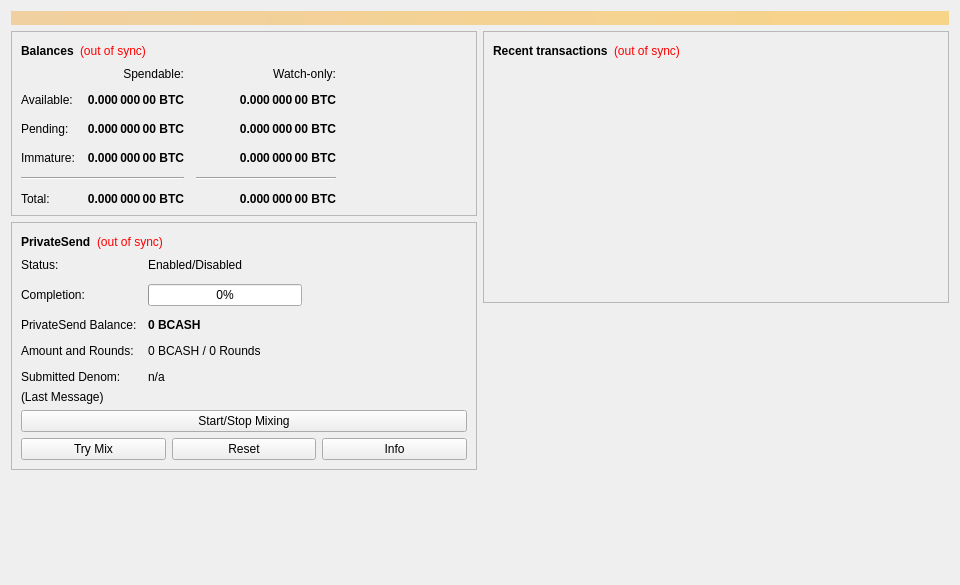
<?xml version="1.0" encoding="UTF-8"?>
<ui version="4.0">
 <class>OverviewPage</class>
 <widget class="QWidget" name="OverviewPage">
  <property name="geometry">
   <rect>
    <x>0</x>
    <y>0</y>
    <width>960</width>
    <height>585</height>
   </rect>
  </property>
  <property name="minimumSize">
   <size>
    <width>960</width>
    <height>0</height>
   </size>
  </property>
  <property name="windowTitle">
   <string>Form</string>
  </property>
  <layout class="QVBoxLayout" name="topLayout">
   <item>
    <widget class="QLabel" name="labelAlerts">
     <property name="visible">
      <bool>false</bool>
     </property>
     <property name="styleSheet">
      <string notr="true">QLabel { background-color: qlineargradient(x1: 0, y1: 0, x2: 1, y2: 0, stop:0 #F0D0A0, stop:1 #F8D488); color:#000000; }</string>
     </property>
     <property name="wordWrap">
      <bool>true</bool>
     </property>
     <property name="margin">
      <number>3</number>
     </property>
     <property name="textInteractionFlags">
      <set>Qt::TextSelectableByMouse</set>
     </property>
    </widget>
   </item>
   <item>
    <layout class="QHBoxLayout" name="horizontalLayout" stretch="1,1">
     <item>
      <layout class="QVBoxLayout" name="verticalLayout_2">
       <item>
        <widget class="QFrame" name="frame">
         <property name="frameShape">
          <enum>QFrame::StyledPanel</enum>
         </property>
         <property name="frameShadow">
          <enum>QFrame::Raised</enum>
         </property>
         <layout class="QVBoxLayout" name="verticalLayout_4">
          <item>
           <layout class="QHBoxLayout" name="horizontalLayout_4">
            <item>
             <widget class="QLabel" name="label_5">
              <property name="font">
               <font>
                <weight>75</weight>
                <bold>true</bold>
               </font>
              </property>
              <property name="text">
               <string>Balances</string>
              </property>
             </widget>
            </item>
            <item>
             <widget class="QLabel" name="labelWalletStatus">
              <property name="toolTip">
               <string>The displayed information may be out of date. Your wallet automatically synchronizes with the BCash network after a connection is established, but this process has not completed yet.</string>
              </property>
              <property name="styleSheet">
               <string notr="true">QLabel { color: red; }</string>
              </property>
              <property name="text">
               <string notr="true">(out of sync)</string>
              </property>
              <property name="alignment">
               <set>Qt::AlignLeading|Qt::AlignLeft|Qt::AlignVCenter</set>
              </property>
             </widget>
            </item>
            <item>
             <spacer name="horizontalSpacer_3">
              <property name="orientation">
               <enum>Qt::Horizontal</enum>
              </property>
              <property name="sizeHint" stdset="0">
               <size>
                <width>40</width>
                <height>20</height>
               </size>
              </property>
             </spacer>
            </item>
           </layout>
          </item>
          <item>
           <layout class="QGridLayout" name="gridLayout">
            <property name="spacing">
             <number>12</number>
            </property>
            <item row="2" column="2">
             <widget class="QLabel" name="labelWatchPending">
              <property name="font">
               <font>
                <weight>75</weight>
                <bold>true</bold>
               </font>
              </property>
              <property name="cursor">
               <cursorShape>IBeamCursor</cursorShape>
              </property>
              <property name="toolTip">
               <string>Unconfirmed transactions to watch-only addresses</string>
              </property>
              <property name="text">
               <string notr="true">0.000 000 00 BTC</string>
              </property>
              <property name="alignment">
               <set>Qt::AlignRight|Qt::AlignTrailing|Qt::AlignVCenter</set>
              </property>
              <property name="textInteractionFlags">
               <set>Qt::LinksAccessibleByMouse|Qt::TextSelectableByKeyboard|Qt::TextSelectableByMouse</set>
              </property>
             </widget>
            </item>
            <item row="2" column="1">
             <widget class="QLabel" name="labelUnconfirmed">
              <property name="font">
               <font>
                <weight>75</weight>
                <bold>true</bold>
               </font>
              </property>
              <property name="cursor">
               <cursorShape>IBeamCursor</cursorShape>
              </property>
              <property name="toolTip">
               <string>Total of transactions that have yet to be confirmed, and do not yet count toward the spendable balance</string>
              </property>
              <property name="text">
               <string notr="true">0.000 000 00 BTC</string>
              </property>
              <property name="alignment">
               <set>Qt::AlignRight|Qt::AlignTrailing|Qt::AlignVCenter</set>
              </property>
              <property name="textInteractionFlags">
               <set>Qt::LinksAccessibleByMouse|Qt::TextSelectableByKeyboard|Qt::TextSelectableByMouse</set>
              </property>
             </widget>
            </item>
            <item row="3" column="2">
             <widget class="QLabel" name="labelWatchImmature">
              <property name="font">
               <font>
                <weight>75</weight>
                <bold>true</bold>
               </font>
              </property>
              <property name="cursor">
               <cursorShape>IBeamCursor</cursorShape>
              </property>
              <property name="toolTip">
               <string>Mined balance in watch-only addresses that has not yet matured</string>
              </property>
              <property name="text">
               <string notr="true">0.000 000 00 BTC</string>
              </property>
              <property name="alignment">
               <set>Qt::AlignRight|Qt::AlignTrailing|Qt::AlignVCenter</set>
              </property>
              <property name="textInteractionFlags">
               <set>Qt::LinksAccessibleByMouse|Qt::TextSelectableByKeyboard|Qt::TextSelectableByMouse</set>
              </property>
             </widget>
            </item>
            <item row="4" column="0" colspan="2">
             <widget class="Line" name="lineSpendableBalance">
              <property name="orientation">
               <enum>Qt::Horizontal</enum>
              </property>
             </widget>
            </item>
            <item row="4" column="2">
             <widget class="Line" name="lineWatchBalance">
              <property name="sizePolicy">
               <sizepolicy hsizetype="Preferred" vsizetype="Fixed">
                <horstretch>0</horstretch>
                <verstretch>0</verstretch>
               </sizepolicy>
              </property>
              <property name="minimumSize">
               <size>
                <width>140</width>
                <height>0</height>
               </size>
              </property>
              <property name="orientation">
               <enum>Qt::Horizontal</enum>
              </property>
             </widget>
            </item>
            <item row="5" column="0">
             <widget class="QLabel" name="labelTotalText">
              <property name="text">
               <string>Total:</string>
              </property>
             </widget>
            </item>
            <item row="3" column="1">
             <widget class="QLabel" name="labelImmature">
              <property name="font">
               <font>
                <weight>75</weight>
                <bold>true</bold>
               </font>
              </property>
              <property name="cursor">
               <cursorShape>IBeamCursor</cursorShape>
              </property>
              <property name="toolTip">
               <string>Mined balance that has not yet matured</string>
              </property>
              <property name="text">
               <string notr="true">0.000 000 00 BTC</string>
              </property>
              <property name="alignment">
               <set>Qt::AlignRight|Qt::AlignTrailing|Qt::AlignVCenter</set>
              </property>
              <property name="textInteractionFlags">
               <set>Qt::LinksAccessibleByMouse|Qt::TextSelectableByKeyboard|Qt::TextSelectableByMouse</set>
              </property>
             </widget>
            </item>
            <item row="2" column="3">
             <spacer name="horizontalSpacer_2">
              <property name="orientation">
               <enum>Qt::Horizontal</enum>
              </property>
              <property name="sizeHint" stdset="0">
               <size>
                <width>40</width>
                <height>20</height>
               </size>
              </property>
             </spacer>
            </item>
            <item row="3" column="0">
             <widget class="QLabel" name="labelImmatureText">
              <property name="text">
               <string>Immature:</string>
              </property>
             </widget>
            </item>
            <item row="5" column="1">
             <widget class="QLabel" name="labelTotal">
              <property name="font">
               <font>
                <weight>75</weight>
                <bold>true</bold>
               </font>
              </property>
              <property name="cursor">
               <cursorShape>IBeamCursor</cursorShape>
              </property>
              <property name="toolTip">
               <string>Your current total balance</string>
              </property>
              <property name="text">
               <string notr="true">0.000 000 00 BTC</string>
              </property>
              <property name="alignment">
               <set>Qt::AlignRight|Qt::AlignTrailing|Qt::AlignVCenter</set>
              </property>
              <property name="textInteractionFlags">
               <set>Qt::LinksAccessibleByMouse|Qt::TextSelectableByKeyboard|Qt::TextSelectableByMouse</set>
              </property>
             </widget>
            </item>
            <item row="5" column="2">
             <widget class="QLabel" name="labelWatchTotal">
              <property name="font">
               <font>
                <weight>75</weight>
                <bold>true</bold>
               </font>
              </property>
              <property name="cursor">
               <cursorShape>IBeamCursor</cursorShape>
              </property>
              <property name="toolTip">
               <string>Current total balance in watch-only addresses</string>
              </property>
              <property name="text">
               <string notr="true">0.000 000 00 BTC</string>
              </property>
              <property name="alignment">
               <set>Qt::AlignRight|Qt::AlignTrailing|Qt::AlignVCenter</set>
              </property>
              <property name="textInteractionFlags">
               <set>Qt::LinksAccessibleByMouse|Qt::TextSelectableByKeyboard|Qt::TextSelectableByMouse</set>
              </property>
             </widget>
            </item>
            <item row="0" column="2">
             <widget class="QLabel" name="labelWatchonly">
              <property name="text">
               <string>Watch-only:</string>
              </property>
              <property name="alignment">
               <set>Qt::AlignRight|Qt::AlignTrailing|Qt::AlignVCenter</set>
              </property>
             </widget>
            </item>
            <item row="1" column="0">
             <widget class="QLabel" name="labelBalanceText">
              <property name="text">
               <string>Available:</string>
              </property>
             </widget>
            </item>
            <item row="1" column="1">
             <widget class="QLabel" name="labelBalance">
              <property name="font">
               <font>
                <weight>75</weight>
                <bold>true</bold>
               </font>
              </property>
              <property name="cursor">
               <cursorShape>IBeamCursor</cursorShape>
              </property>
              <property name="toolTip">
               <string>Your current spendable balance</string>
              </property>
              <property name="text">
               <string notr="true">0.000 000 00 BTC</string>
              </property>
              <property name="alignment">
               <set>Qt::AlignRight|Qt::AlignTrailing|Qt::AlignVCenter</set>
              </property>
              <property name="textInteractionFlags">
               <set>Qt::LinksAccessibleByMouse|Qt::TextSelectableByKeyboard|Qt::TextSelectableByMouse</set>
              </property>
             </widget>
            </item>
            <item row="1" column="2">
             <widget class="QLabel" name="labelWatchAvailable">
              <property name="font">
               <font>
                <weight>75</weight>
                <bold>true</bold>
               </font>
              </property>
              <property name="cursor">
               <cursorShape>IBeamCursor</cursorShape>
              </property>
              <property name="toolTip">
               <string>Your current balance in watch-only addresses</string>
              </property>
              <property name="text">
               <string notr="true">0.000 000 00 BTC</string>
              </property>
              <property name="alignment">
               <set>Qt::AlignRight|Qt::AlignTrailing|Qt::AlignVCenter</set>
              </property>
              <property name="textInteractionFlags">
               <set>Qt::LinksAccessibleByMouse|Qt::TextSelectableByKeyboard|Qt::TextSelectableByMouse</set>
              </property>
             </widget>
            </item>
            <item row="2" column="0">
             <widget class="QLabel" name="labelPendingText">
              <property name="text">
               <string>Pending:</string>
              </property>
             </widget>
            </item>
            <item row="0" column="1">
             <widget class="QLabel" name="labelSpendable">
              <property name="text">
               <string>Spendable:</string>
              </property>
              <property name="alignment">
               <set>Qt::AlignRight|Qt::AlignTrailing|Qt::AlignVCenter</set>
              </property>
             </widget>
            </item>
           </layout>
          </item>
         </layout>
        </widget>
       </item>
       <item>
        <widget class="QFrame" name="framePrivateSend">
         <property name="layoutDirection">
          <enum>Qt::LeftToRight</enum>
         </property>
         <property name="frameShape">
          <enum>QFrame::StyledPanel</enum>
         </property>
         <property name="frameShadow">
          <enum>QFrame::Raised</enum>
         </property>
         <layout class="QVBoxLayout" name="VerticalLayout_PS1">
          <item>
           <layout class="QHBoxLayout" name="horizontalLayout_5">
            <item>
             <widget class="QLabel" name="labelPrivateSendHeader">
              <property name="font">
               <font>
                <weight>75</weight>
                <bold>true</bold>
               </font>
              </property>
              <property name="text">
               <string>PrivateSend</string>
              </property>
             </widget>
            </item>
            <item>
             <widget class="QLabel" name="labelPrivateSendSyncStatus">
              <property name="toolTip">
               <string>The displayed information may be out of date. Your wallet automatically synchronizes with the BCash network after a connection is established, but this process has not completed yet.</string>
              </property>
              <property name="styleSheet">
               <string notr="true">QLabel { color: red; }</string>
              </property>
              <property name="text">
               <string notr="true">(out of sync)</string>
              </property>
              <property name="alignment">
               <set>Qt::AlignLeading|Qt::AlignLeft|Qt::AlignVCenter</set>
              </property>
             </widget>
            </item>
            <item>
             <spacer name="horizontalSpacer_4">
              <property name="orientation">
               <enum>Qt::Horizontal</enum>
              </property>
              <property name="sizeHint" stdset="0">
               <size>
                <width>40</width>
                <height>20</height>
               </size>
              </property>
             </spacer>
            </item>
           </layout>
          </item>
          <item>
           <layout class="QFormLayout" name="privateSendFormLayout">
            <property name="fieldGrowthPolicy">
             <enum>QFormLayout::AllNonFixedFieldsGrow</enum>
            </property>
            <property name="horizontalSpacing">
             <number>11</number>
            </property>
            <property name="verticalSpacing">
             <number>12</number>
            </property>
            <item row="0" column="0">
             <widget class="QLabel" name="labelPrivateSendEnabledText">
              <property name="text">
               <string>Status:</string>
              </property>
             </widget>
            </item>
            <item row="0" column="1">
             <widget class="QLabel" name="labelPrivateSendEnabled">
              <property name="text">
               <string>Enabled/Disabled</string>
              </property>
             </widget>
            </item>
            <item row="1" column="0">
             <widget class="QLabel" name="labelCompletitionText">
              <property name="text">
               <string>Completion:</string>
              </property>
             </widget>
            </item>
            <item row="1" column="1">
             <widget class="QProgressBar" name="privateSendProgress">
              <property name="maximumSize">
               <size>
                <width>154</width>
                <height>16777215</height>
               </size>
              </property>
              <property name="value">
               <number>0</number>
              </property>
             </widget>
            </item>
            <item row="2" column="0">
             <widget class="QLabel" name="labelAnonymizedText">
              <property name="text">
               <string>PrivateSend Balance:</string>
              </property>
             </widget>
            </item>
            <item row="2" column="1">
             <widget class="QLabel" name="labelAnonymized">
              <property name="font">
               <font>
                <weight>75</weight>
                <bold>true</bold>
               </font>
              </property>
              <property name="text">
               <string notr="true">0 BCASH</string>
              </property>
             </widget>
            </item>
            <item row="3" column="0">
             <widget class="QLabel" name="labelAmountAndRoundsText">
              <property name="text">
               <string>Amount and Rounds:</string>
              </property>
             </widget>
            </item>
            <item row="3" column="1">
             <widget class="QLabel" name="labelAmountRounds">
              <property name="text">
               <string>0 BCASH / 0 Rounds</string>
              </property>
             </widget>
            </item>
            <item row="4" column="0">
             <widget class="QLabel" name="labelSubmittedDenomText">
              <property name="text">
               <string>Submitted Denom:</string>
              </property>
             </widget>
            </item>
            <item row="4" column="1">
             <widget class="QLabel" name="labelSubmittedDenom">
              <property name="toolTip">
               <string>The denominations you submitted to the Masternode.&lt;br&gt;To mix, other users must submit the exact same denominations.</string>
              </property>
              <property name="text">
               <string>n/a</string>
              </property>
             </widget>
            </item>
           </layout>
          </item>
          <item>
           <layout class="QVBoxLayout" name="VerticalLayout_PS">
            <item>
             <widget class="QLabel" name="labelPrivateSendLastMessage">
              <property name="text">
               <string>(Last Message)</string>
              </property>
              <property name="alignment">
               <set>Qt::AlignLeading|Qt::AlignLeft|Qt::AlignTop</set>
              </property>
              <property name="wordWrap">
               <bool>true</bool>
              </property>
             </widget>
            </item>
            <item>
             <widget class="QPushButton" name="togglePrivateSend">
              <property name="sizePolicy">
               <sizepolicy hsizetype="MinimumExpanding" vsizetype="Fixed">
                <horstretch>0</horstretch>
                <verstretch>0</verstretch>
               </sizepolicy>
              </property>
              <property name="text">
               <string>Start/Stop Mixing</string>
              </property>
             </widget>
            </item>
            <item>
             <layout class="QHBoxLayout" name="horizontalLayout_debugbuttons">
              <item>
               <widget class="QPushButton" name="privateSendAuto">
                <property name="sizePolicy">
                 <sizepolicy hsizetype="MinimumExpanding" vsizetype="Fixed">
                  <horstretch>0</horstretch>
                  <verstretch>0</verstretch>
                 </sizepolicy>
                </property>
                <property name="toolTip">
                 <string>Try to manually submit a PrivateSend request.</string>
                </property>
                <property name="text">
                 <string>Try Mix</string>
                </property>
               </widget>
              </item>
              <item>
               <widget class="QPushButton" name="privateSendReset">
                <property name="sizePolicy">
                 <sizepolicy hsizetype="MinimumExpanding" vsizetype="Fixed">
                  <horstretch>0</horstretch>
                  <verstretch>0</verstretch>
                 </sizepolicy>
                </property>
                <property name="toolTip">
                 <string>Reset the current status of PrivateSend (can interrupt PrivateSend if it's in the process of Mixing, which can cost you money!)</string>
                </property>
                <property name="autoFillBackground">
                 <bool>false</bool>
                </property>
                <property name="text">
                 <string>Reset</string>
                </property>
               </widget>
              </item>
              <item>
               <widget class="QPushButton" name="privateSendInfo">
                <property name="sizePolicy">
                 <sizepolicy hsizetype="MinimumExpanding" vsizetype="Fixed">
                  <horstretch>0</horstretch>
                  <verstretch>0</verstretch>
                 </sizepolicy>
                </property>
                <property name="toolTip">
                 <string>Information about PrivateSend and Mixing</string>
                </property>
                <property name="text">
                 <string>Info</string>
                </property>
               </widget>
              </item>
             </layout>
            </item>
           </layout>
          </item>
         </layout>
        </widget>
       </item>
       <item>
        <spacer name="verticalSpacer">
         <property name="orientation">
          <enum>Qt::Vertical</enum>
         </property>
         <property name="sizeHint" stdset="0">
          <size>
           <width>20</width>
           <height>40</height>
          </size>
         </property>
        </spacer>
       </item>
      </layout>
     </item>
     <item>
      <layout class="QVBoxLayout" name="verticalLayout_3">
       <item>
        <widget class="QFrame" name="frame_2">
         <property name="frameShape">
          <enum>QFrame::StyledPanel</enum>
         </property>
         <property name="frameShadow">
          <enum>QFrame::Raised</enum>
         </property>
         <layout class="QVBoxLayout" name="verticalLayout">
          <item>
           <layout class="QHBoxLayout" name="horizontalLayout_2">
            <item>
             <widget class="QLabel" name="label_4">
              <property name="font">
               <font>
                <weight>75</weight>
                <bold>true</bold>
               </font>
              </property>
              <property name="text">
               <string>Recent transactions</string>
              </property>
             </widget>
            </item>
            <item>
             <widget class="QLabel" name="labelTransactionsStatus">
              <property name="toolTip">
               <string>The displayed information may be out of date. Your wallet automatically synchronizes with the BCash network after a connection is established, but this process has not completed yet.</string>
              </property>
              <property name="styleSheet">
               <string notr="true">QLabel { color: red; }</string>
              </property>
              <property name="text">
               <string notr="true">(out of sync)</string>
              </property>
              <property name="alignment">
               <set>Qt::AlignLeading|Qt::AlignLeft|Qt::AlignVCenter</set>
              </property>
             </widget>
            </item>
            <item>
             <spacer name="horizontalSpacer">
              <property name="orientation">
               <enum>Qt::Horizontal</enum>
              </property>
              <property name="sizeHint" stdset="0">
               <size>
                <width>40</width>
                <height>20</height>
               </size>
              </property>
             </spacer>
            </item>
           </layout>
          </item>
          <item>
           <widget class="QListView" name="listTransactions">
            <property name="styleSheet">
             <string notr="true">QListView { background: transparent; }</string>
            </property>
            <property name="frameShape">
             <enum>QFrame::NoFrame</enum>
            </property>
            <property name="verticalScrollBarPolicy">
             <enum>Qt::ScrollBarAlwaysOff</enum>
            </property>
            <property name="horizontalScrollBarPolicy">
             <enum>Qt::ScrollBarAlwaysOff</enum>
            </property>
            <property name="selectionMode">
             <enum>QAbstractItemView::NoSelection</enum>
            </property>
           </widget>
          </item>
         </layout>
        </widget>
       </item>
       <item>
        <spacer name="verticalSpacer_2">
         <property name="orientation">
          <enum>Qt::Vertical</enum>
         </property>
         <property name="sizeHint" stdset="0">
          <size>
           <width>20</width>
           <height>40</height>
          </size>
         </property>
        </spacer>
       </item>
      </layout>
     </item>
    </layout>
   </item>
  </layout>
 </widget>
 <resources/>
 <connections/>
</ui>
